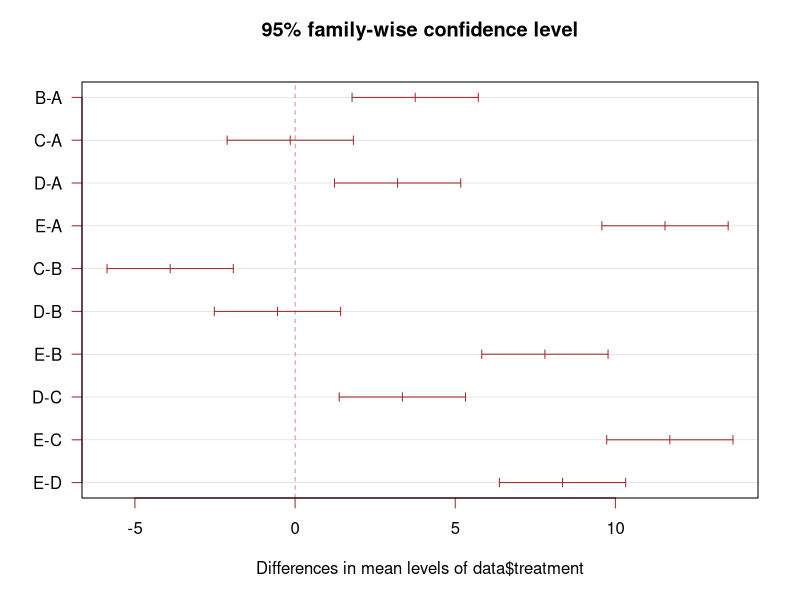
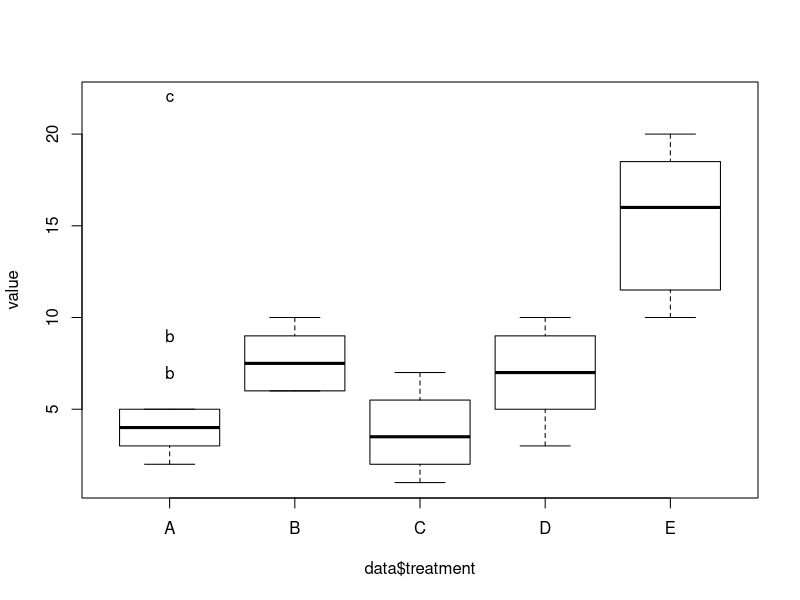

The R source for these figures, in order:


# library
library(multcompView)

# Create data
treatment=c(rep("A", 20) , rep("B", 20) , rep("C", 20), rep("D", 20) ,  rep("E", 20))
value=c( sample(2:5, 20 , replace=T) , sample(6:10, 20 , replace=T), sample(1:7, 20 , replace=T), sample(3:10, 20 , replace=T) , sample(10:20, 20 , replace=T) )
data=data.frame(treatment,value)

# What is the effect of the treatment on the value ?
model=lm( data$value ~ data$treatment )
ANOVA=aov(model)

# Tukey test to study each pair of treatment :
TUKEY <- TukeyHSD(x=ANOVA, 'data$treatment', conf.level=0.95)


# Tuckey test representation :
plot(TUKEY , las=1 , col="brown" )


# I need to group the treatments that are not different each other together.
generate_label_df <- function(TUKEY, variable){
  
  # Extract labels and factor levels from Tukey post-hoc 
  Tukey.levels <- TUKEY[[variable]][,4]
  Tukey.labels <- data.frame(multcompLetters(Tukey.levels)['Letters'])
  
  #I need to put the labels in the same order as in the boxplot :
  Tukey.labels$treatment=rownames(Tukey.labels)
  Tukey.labels=Tukey.labels[order(Tukey.labels$treatment) , ]
  return(Tukey.labels)
}

# Apply the function on my dataset
LABELS=generate_label_df(TUKEY , "data$treatment")


# A panel of colors to draw each group with the same color :
my_colors=c( rgb(143,199,74,maxColorValue = 255),rgb(242,104,34,maxColorValue = 255), rgb(111,145,202,maxColorValue = 255),rgb(254,188,18,maxColorValue = 255) , rgb(74,132,54,maxColorValue = 255),rgb(236,33,39,maxColorValue = 255),rgb(165,103,40,maxColorValue = 255))

# Draw the basic boxplot
a=boxplot(data$value ~ data$treatment , ylim=c(min(data$value) , 1.1*max(data$value)) , col=my_colors[as.numeric(LABELS[,1])] , ylab="value" , main="")

# I want to write the letter over each box. Over is how high I want to write it.
over=0.1*max( a$stats[nrow(a$stats),] )

#Add the labels
text( c(1:nlevels(data$treatment)) , a$stats[nrow(a$stats),]+over , LABELS[,1]  , col=my_colors[as.numeric(LABELS[,1])] )
